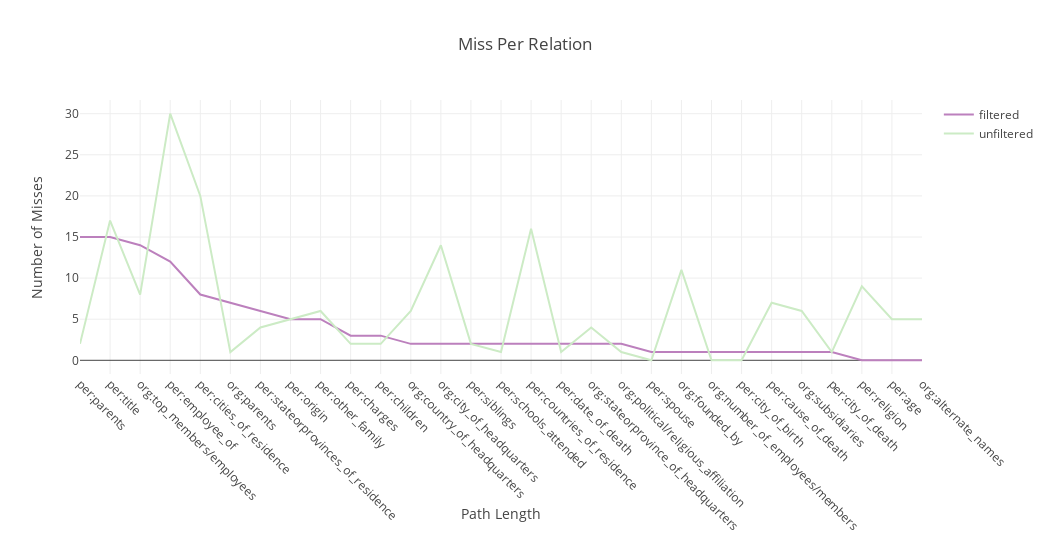

The notebook cell saved with this chart:
### Code cell
scatter1 = go.Scatter(
    x=[relation for relation in relations], 
    y=[filtered_only_misses_by_gold_dict['total'][filtered_lookup_index[relation]] if relation in filtered_lookup_index else 0 for relation in relations],
    mode='lines',
    name='filtered',
    marker = dict(color='#BC80BD')
    
)

scatter2= go.Scatter(
    x=[relation for relation in relations], 
    y=[unfiltered_only_misses_by_gold_dict['total'][unfiltered_lookup_index[relation]] if relation in unfiltered_lookup_index else 0 for relation in relations],
    mode='lines',
    name='unfiltered',
    marker = dict(color='#CCEBC5')

)


layout = go.Layout(
    title='Miss Per Relation',
    xaxis_title="Path Length",
    yaxis_title="Number of Misses",        
    barmode='overlay',
    width=1050,
    xaxis = go.layout.XAxis(
        tickangle = 45,
        automargin = True
    )
)

fig = go.Figure(data=[scatter1,scatter2], layout=layout)


fig.show()

### Figure 1 — Plotly figure (JSON) as saved in the notebook; plotly's stock layout.template omitted (floating-point values rounded to 4 significant figures)
{"data": [{"marker": {"color": "#BC80BD"}, "mode": "lines", "name": "filtered", "type": "scatter", "uid": "b055ed50-2436-4bba-9f75-2943797c0214", "x": ["per:parents", "per:title", "org:top_members/employees", "per:employee_of", "per:cities_of_residence", "org:parents", "per:stateorprovinces_of_residence", "per:origin", "per:other_family", "per:charges", "per:children", "org:country_of_headquarters", "org:city_of_headquarters", "per:siblings", "per:schools_attended", "per:countries_of_residence", "per:date_of_death", "org:stateorprovince_of_headquarters", "org:political/religious_affiliation", "per:spouse", "org:founded_by", "org:number_of_employees/members", "per:city_of_birth", "per:cause_of_death", "org:subsidiaries", "per:city_of_death", "per:religion", "per:age", "org:alternate_names"], "y": [15, 15, 14, 12, 8, 7, 6, 5, 5, 3, 3, 2, 2, 2, 2, 2, 2, 2, 2, 1, 1, 1, 1, 1, 1, 1, 0, 0, 0]}, {"marker": {"color": "#CCEBC5"}, "mode": "lines", "name": "unfiltered", "type": "scatter", "uid": "45b714bc-18f3-4590-a002-35d595888690", "x": ["per:parents", "per:title", "org:top_members/employees", "per:employee_of", "per:cities_of_residence", "org:parents", "per:stateorprovinces_of_residence", "per:origin", "per:other_family", "per:charges", "per:children", "org:country_of_headquarters", "org:city_of_headquarters", "per:siblings", "per:schools_attended", "per:countries_of_residence", "per:date_of_death", "org:stateorprovince_of_headquarters", "org:political/religious_affiliation", "per:spouse", "org:founded_by", "org:number_of_employees/members", "per:city_of_birth", "per:cause_of_death", "org:subsidiaries", "per:city_of_death", "per:religion", "per:age", "org:alternate_names"], "y": [2, 17, 8, 30, 20, 1, 4, 5, 6, 2, 2, 6, 14, 2, 1, 16, 1, 4, 1, 0, 11, 0, 0, 7, 6, 1, 9, 5, 5]}], "layout": {"barmode": "overlay", "title": {"text": "Miss Per Relation"}, "width": 1050, "xaxis": {"automargin": true, "tickangle": 45, "title": {"text": "Path Length"}}, "yaxis": {"title": {"text": "Number of Misses"}}}}
